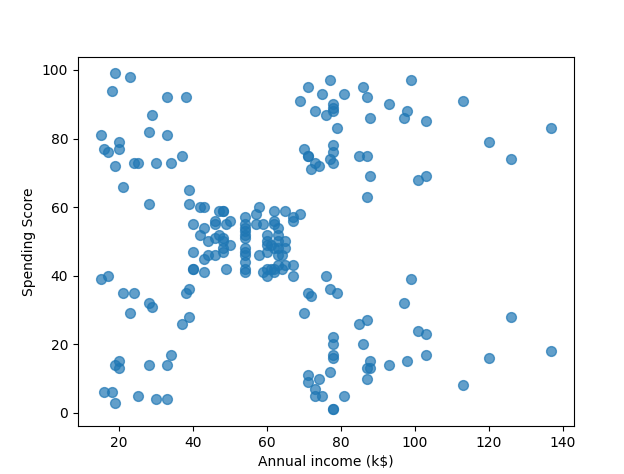

Write Python code to recreate this figure.
import pandas as pd

customer = pd.read_csv('customers.csv')
customer.head()
import matplotlib.pyplot as plt

point = customer.iloc[:,3:5].values
x = point[:,0]
y = point[:,1]
plt.scatter(x,y,s=50,alpha=0.7)
plt.xlabel('Annual income (k$)')
plt.ylabel('Spending Score')
plt.show()

from sklearn.cluster import KMeans

kmeans = KMeans(n_clusters=6,random_state=0)
kmeans.fit(point)
predicted_cluster_indexes = kmeans.predict(point)

plt.scatter(x,y,c=predicted_cluster_indexes,s=50,alpha=0.7,cmap='viridis')
plt.xlabel('Annual Income (k$)')
plt.ylabel('Spending Score')
plt.show()

from sklearn.cluster import KMeans

kmeans = KMeans(n_clusters=7,random_state=0)
kmeans.fit(point)
predicted_cluster_indexes = kmeans.predict(point)
plt.scatter(x,y,c=predicted_cluster_indexes,s=50,alpha=0.7,cmap='viridis')
plt.xlabel('Annual Income (k$)')
plt.ylabel('Spending Score')
plt.title('Cluster centers')
plt.show()
